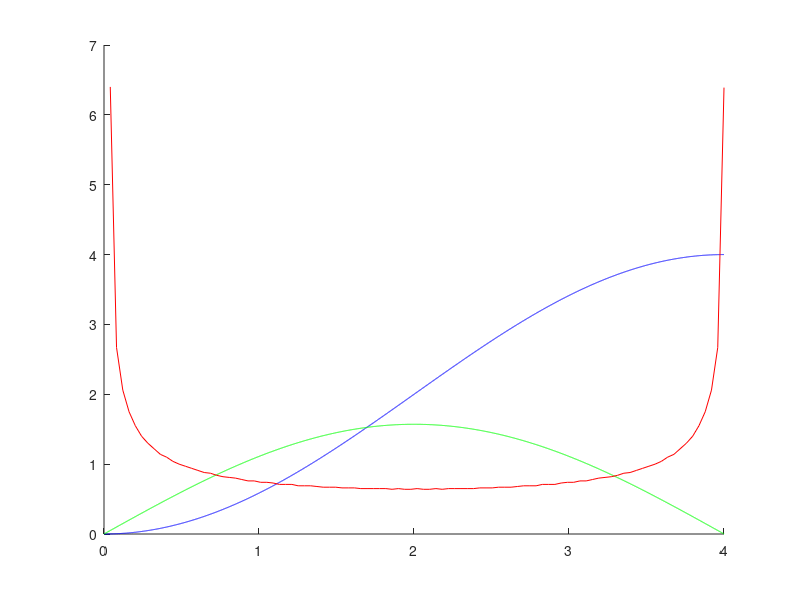

Here is the MATLAB script that generated this plot:
function nw12one(n)
%NW12ONE  Spectral density function for 1-D Laplacian.
%        n must be 100 or more

%Kai Borre June 3, 1998
%Copyright (c) by Kai Borre
%$Revision: 1.0 $  $Date: 2000/12/16 $

if nargin == 0, n = 10000; end

l = zeros(n,1);
for i = 1:n
   l(i) = 4*(sin((i-1)*pi/(2*n)))^2; 
end

t = linspace(0,4,n);
td = linspace(0,4,100);
N = zeros(100,1);
j = 1;
for i = 1:100
   while l(j) <= td(i) & j < n
      N(i) = N(i)+1;
      j = j+1;
   end;
end
tt = linspace(0,4,n-1);
figure;
hold on
plot(t,l,'b')		                       % density distribution curve D
plot(tt,diff(l)' ./diff(t),'g')          % curve for differential of D
plot(td(1,2:100), N(2:100,1)/sqrt(n),'r')% curve for integral of D
hold off
%%%%%%%%%%%%%%%%%%% end nw12one.m  %%%%%%%%%%%%%%%%%%%%%%
